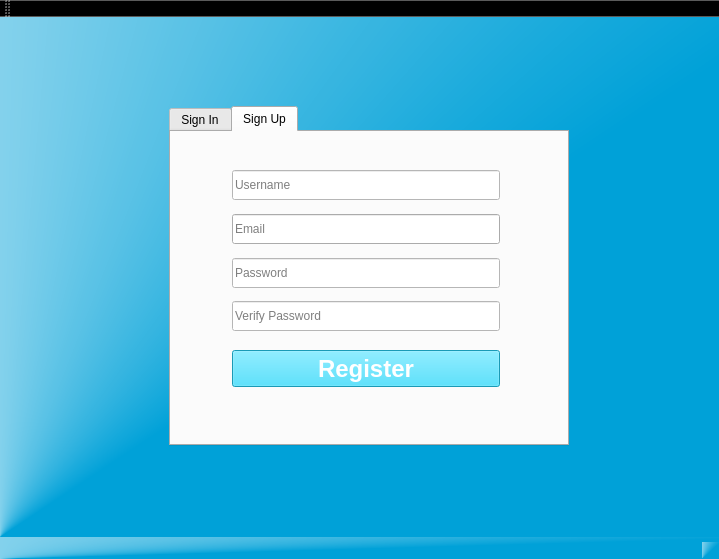
<?xml version="1.0" encoding="UTF-8"?>
<ui version="4.0">
 <class>MainWindow</class>
 <widget class="QMainWindow" name="MainWindow">
  <property name="geometry">
   <rect>
    <x>0</x>
    <y>0</y>
    <width>719</width>
    <height>559</height>
   </rect>
  </property>
  <property name="windowTitle">
   <string>StudyGroup</string>
  </property>
  <property name="styleSheet">
   <string notr="true">background-color: qconicalgradient(cx:0, cy:1, angle:161.299, stop:0.669951 rgba(0, 161, 216, 255), stop:0.926108 rgba(255, 255, 255, 255))</string>
  </property>
  <widget class="QWidget" name="centralWidget">
   <layout class="QGridLayout" name="gridLayout">
    <item row="0" column="0">
     <widget class="QStackedWidget" name="stackedWidget">
      <property name="sizePolicy">
       <sizepolicy hsizetype="Preferred" vsizetype="Preferred">
        <horstretch>0</horstretch>
        <verstretch>0</verstretch>
       </sizepolicy>
      </property>
      <property name="styleSheet">
       <string notr="true">background-color: none;</string>
      </property>
      <widget class="QWidget" name="page_5">
       <layout class="QGridLayout" name="gridLayout_3">
        <item row="4" column="1">
         <spacer name="verticalSpacer">
          <property name="orientation">
           <enum>Qt::Vertical</enum>
          </property>
          <property name="sizeType">
           <enum>QSizePolicy::Expanding</enum>
          </property>
          <property name="sizeHint" stdset="0">
           <size>
            <width>20</width>
            <height>70</height>
           </size>
          </property>
         </spacer>
        </item>
        <item row="2" column="1">
         <spacer name="verticalSpacer_5">
          <property name="orientation">
           <enum>Qt::Vertical</enum>
          </property>
          <property name="sizeType">
           <enum>QSizePolicy::Maximum</enum>
          </property>
          <property name="sizeHint" stdset="0">
           <size>
            <width>20</width>
            <height>40</height>
           </size>
          </property>
         </spacer>
        </item>
        <item row="0" column="1">
         <spacer name="verticalSpacer_2">
          <property name="orientation">
           <enum>Qt::Vertical</enum>
          </property>
          <property name="sizeType">
           <enum>QSizePolicy::Expanding</enum>
          </property>
          <property name="sizeHint" stdset="0">
           <size>
            <width>20</width>
            <height>50</height>
           </size>
          </property>
         </spacer>
        </item>
        <item row="3" column="1">
         <widget class="QTabWidget" name="tabWidget">
          <property name="sizePolicy">
           <sizepolicy hsizetype="Minimum" vsizetype="Expanding">
            <horstretch>0</horstretch>
            <verstretch>0</verstretch>
           </sizepolicy>
          </property>
          <property name="maximumSize">
           <size>
            <width>400</width>
            <height>16777215</height>
           </size>
          </property>
          <property name="autoFillBackground">
           <bool>false</bool>
          </property>
          <property name="styleSheet">
           <string notr="true">color: black;
 f</string>
          </property>
          <property name="currentIndex">
           <number>1</number>
          </property>
          <widget class="QWidget" name="tab_sign_in">
           <attribute name="title">
            <string>Sign In</string>
           </attribute>
           <layout class="QGridLayout" name="gridLayout_2">
            <item row="2" column="2">
             <spacer name="horizontalSpacer_4">
              <property name="orientation">
               <enum>Qt::Horizontal</enum>
              </property>
              <property name="sizeType">
               <enum>QSizePolicy::Maximum</enum>
              </property>
              <property name="sizeHint" stdset="0">
               <size>
                <width>50</width>
                <height>20</height>
               </size>
              </property>
             </spacer>
            </item>
            <item row="6" column="1">
             <spacer name="verticalSpacer_4">
              <property name="orientation">
               <enum>Qt::Vertical</enum>
              </property>
              <property name="sizeType">
               <enum>QSizePolicy::Preferred</enum>
              </property>
              <property name="sizeHint" stdset="0">
               <size>
                <width>20</width>
                <height>50</height>
               </size>
              </property>
             </spacer>
            </item>
            <item row="2" column="0">
             <spacer name="horizontalSpacer_2">
              <property name="orientation">
               <enum>Qt::Horizontal</enum>
              </property>
              <property name="sizeType">
               <enum>QSizePolicy::Maximum</enum>
              </property>
              <property name="sizeHint" stdset="0">
               <size>
                <width>50</width>
                <height>20</height>
               </size>
              </property>
             </spacer>
            </item>
            <item row="0" column="1">
             <spacer name="verticalSpacer_3">
              <property name="orientation">
               <enum>Qt::Vertical</enum>
              </property>
              <property name="sizeType">
               <enum>QSizePolicy::Minimum</enum>
              </property>
              <property name="sizeHint" stdset="0">
               <size>
                <width>20</width>
                <height>30</height>
               </size>
              </property>
             </spacer>
            </item>
            <item row="2" column="1">
             <widget class="QLineEdit" name="lineEdit_password">
              <property name="sizePolicy">
               <sizepolicy hsizetype="Preferred" vsizetype="Fixed">
                <horstretch>0</horstretch>
                <verstretch>0</verstretch>
               </sizepolicy>
              </property>
              <property name="minimumSize">
               <size>
                <width>0</width>
                <height>30</height>
               </size>
              </property>
              <property name="maximumSize">
               <size>
                <width>16777215</width>
                <height>30</height>
               </size>
              </property>
              <property name="styleSheet">
               <string notr="true">background-color: white</string>
              </property>
              <property name="inputMethodHints">
               <set>Qt::ImhHiddenText|Qt::ImhNoAutoUppercase|Qt::ImhNoPredictiveText|Qt::ImhSensitiveData</set>
              </property>
              <property name="text">
               <string/>
              </property>
              <property name="echoMode">
               <enum>QLineEdit::Password</enum>
              </property>
              <property name="placeholderText">
               <string>Password</string>
              </property>
             </widget>
            </item>
            <item row="3" column="1">
             <widget class="QPushButton" name="signin_button">
              <property name="sizePolicy">
               <sizepolicy hsizetype="MinimumExpanding" vsizetype="Preferred">
                <horstretch>0</horstretch>
                <verstretch>0</verstretch>
               </sizepolicy>
              </property>
              <property name="minimumSize">
               <size>
                <width>0</width>
                <height>35</height>
               </size>
              </property>
              <property name="maximumSize">
               <size>
                <width>16777215</width>
                <height>35</height>
               </size>
              </property>
              <property name="font">
               <font>
                <pointsize>17</pointsize>
                <weight>75</weight>
                <italic>false</italic>
                <bold>true</bold>
               </font>
              </property>
              <property name="styleSheet">
               <string notr="true">background-color: rgb(37, 216, 255);
color: white; 
font:bold;</string>
              </property>
              <property name="text">
               <string>Login</string>
              </property>
             </widget>
            </item>
            <item row="1" column="1">
             <widget class="QLineEdit" name="lineEdit_username">
              <property name="enabled">
               <bool>true</bool>
              </property>
              <property name="sizePolicy">
               <sizepolicy hsizetype="Preferred" vsizetype="Fixed">
                <horstretch>0</horstretch>
                <verstretch>0</verstretch>
               </sizepolicy>
              </property>
              <property name="minimumSize">
               <size>
                <width>0</width>
                <height>30</height>
               </size>
              </property>
              <property name="maximumSize">
               <size>
                <width>16777215</width>
                <height>30</height>
               </size>
              </property>
              <property name="styleSheet">
               <string notr="true">background-color: white;
</string>
              </property>
              <property name="placeholderText">
               <string>Username</string>
              </property>
             </widget>
            </item>
           </layout>
          </widget>
          <widget class="QWidget" name="tab_sign_up">
           <attribute name="title">
            <string>Sign Up</string>
           </attribute>
           <layout class="QGridLayout" name="gridLayout_5">
            <item row="7" column="1">
             <spacer name="verticalSpacer_10">
              <property name="orientation">
               <enum>Qt::Vertical</enum>
              </property>
              <property name="sizeType">
               <enum>QSizePolicy::Preferred</enum>
              </property>
              <property name="sizeHint" stdset="0">
               <size>
                <width>20</width>
                <height>11</height>
               </size>
              </property>
             </spacer>
            </item>
            <item row="4" column="1">
             <widget class="QLineEdit" name="lineEdit_email">
              <property name="sizePolicy">
               <sizepolicy hsizetype="Preferred" vsizetype="Fixed">
                <horstretch>0</horstretch>
                <verstretch>0</verstretch>
               </sizepolicy>
              </property>
              <property name="minimumSize">
               <size>
                <width>0</width>
                <height>30</height>
               </size>
              </property>
              <property name="maximumSize">
               <size>
                <width>16777215</width>
                <height>30</height>
               </size>
              </property>
              <property name="placeholderText">
               <string>Email</string>
              </property>
             </widget>
            </item>
            <item row="9" column="1">
             <spacer name="verticalSpacer_11">
              <property name="orientation">
               <enum>Qt::Vertical</enum>
              </property>
              <property name="sizeType">
               <enum>QSizePolicy::Preferred</enum>
              </property>
              <property name="sizeHint" stdset="0">
               <size>
                <width>20</width>
                <height>15</height>
               </size>
              </property>
             </spacer>
            </item>
            <item row="10" column="1">
             <widget class="QPushButton" name="singup_button">
              <property name="sizePolicy">
               <sizepolicy hsizetype="MinimumExpanding" vsizetype="Preferred">
                <horstretch>0</horstretch>
                <verstretch>0</verstretch>
               </sizepolicy>
              </property>
              <property name="minimumSize">
               <size>
                <width>0</width>
                <height>37</height>
               </size>
              </property>
              <property name="maximumSize">
               <size>
                <width>16777215</width>
                <height>35</height>
               </size>
              </property>
              <property name="font">
               <font>
                <pointsize>18</pointsize>
                <weight>75</weight>
                <italic>false</italic>
                <bold>true</bold>
               </font>
              </property>
              <property name="styleSheet">
               <string notr="true">background-color: rgb(37, 216, 255);
color: white;
font: bold;</string>
              </property>
              <property name="text">
               <string>Register</string>
              </property>
             </widget>
            </item>
            <item row="3" column="1">
             <spacer name="verticalSpacer_9">
              <property name="orientation">
               <enum>Qt::Vertical</enum>
              </property>
              <property name="sizeType">
               <enum>QSizePolicy::Preferred</enum>
              </property>
              <property name="sizeHint" stdset="0">
               <size>
                <width>20</width>
                <height>11</height>
               </size>
              </property>
             </spacer>
            </item>
            <item row="6" column="0">
             <spacer name="horizontalSpacer_5">
              <property name="orientation">
               <enum>Qt::Horizontal</enum>
              </property>
              <property name="sizeType">
               <enum>QSizePolicy::Preferred</enum>
              </property>
              <property name="sizeHint" stdset="0">
               <size>
                <width>50</width>
                <height>20</height>
               </size>
              </property>
             </spacer>
            </item>
            <item row="8" column="1">
             <widget class="QLineEdit" name="lineEdit_password2">
              <property name="sizePolicy">
               <sizepolicy hsizetype="Preferred" vsizetype="Fixed">
                <horstretch>0</horstretch>
                <verstretch>0</verstretch>
               </sizepolicy>
              </property>
              <property name="minimumSize">
               <size>
                <width>0</width>
                <height>30</height>
               </size>
              </property>
              <property name="maximumSize">
               <size>
                <width>16777215</width>
                <height>30</height>
               </size>
              </property>
              <property name="styleSheet">
               <string notr="true">background-color:white;</string>
              </property>
              <property name="echoMode">
               <enum>QLineEdit::Password</enum>
              </property>
              <property name="placeholderText">
               <string>Verify Password</string>
              </property>
             </widget>
            </item>
            <item row="11" column="1">
             <spacer name="verticalSpacer_8">
              <property name="orientation">
               <enum>Qt::Vertical</enum>
              </property>
              <property name="sizeType">
               <enum>QSizePolicy::Preferred</enum>
              </property>
              <property name="sizeHint" stdset="0">
               <size>
                <width>20</width>
                <height>50</height>
               </size>
              </property>
             </spacer>
            </item>
            <item row="2" column="1">
             <widget class="QLineEdit" name="lineEdit_username_signup">
              <property name="sizePolicy">
               <sizepolicy hsizetype="Preferred" vsizetype="Fixed">
                <horstretch>0</horstretch>
                <verstretch>0</verstretch>
               </sizepolicy>
              </property>
              <property name="minimumSize">
               <size>
                <width>0</width>
                <height>30</height>
               </size>
              </property>
              <property name="maximumSize">
               <size>
                <width>16777215</width>
                <height>30</height>
               </size>
              </property>
              <property name="styleSheet">
               <string notr="true">background-color:white;</string>
              </property>
              <property name="placeholderText">
               <string>Username</string>
              </property>
             </widget>
            </item>
            <item row="0" column="1">
             <spacer name="verticalSpacer_7">
              <property name="orientation">
               <enum>Qt::Vertical</enum>
              </property>
              <property name="sizeType">
               <enum>QSizePolicy::Preferred</enum>
              </property>
              <property name="sizeHint" stdset="0">
               <size>
                <width>20</width>
                <height>30</height>
               </size>
              </property>
             </spacer>
            </item>
            <item row="6" column="1">
             <widget class="QLineEdit" name="lineEdit_password1">
              <property name="sizePolicy">
               <sizepolicy hsizetype="Preferred" vsizetype="Fixed">
                <horstretch>0</horstretch>
                <verstretch>0</verstretch>
               </sizepolicy>
              </property>
              <property name="minimumSize">
               <size>
                <width>0</width>
                <height>30</height>
               </size>
              </property>
              <property name="maximumSize">
               <size>
                <width>16777215</width>
                <height>30</height>
               </size>
              </property>
              <property name="styleSheet">
               <string notr="true">background-color:white;</string>
              </property>
              <property name="echoMode">
               <enum>QLineEdit::Password</enum>
              </property>
              <property name="placeholderText">
               <string>Password</string>
              </property>
             </widget>
            </item>
            <item row="6" column="2">
             <spacer name="horizontalSpacer_6">
              <property name="orientation">
               <enum>Qt::Horizontal</enum>
              </property>
              <property name="sizeType">
               <enum>QSizePolicy::Maximum</enum>
              </property>
              <property name="sizeHint" stdset="0">
               <size>
                <width>50</width>
                <height>20</height>
               </size>
              </property>
             </spacer>
            </item>
            <item row="5" column="1">
             <spacer name="verticalSpacer_6">
              <property name="orientation">
               <enum>Qt::Vertical</enum>
              </property>
              <property name="sizeType">
               <enum>QSizePolicy::Preferred</enum>
              </property>
              <property name="sizeHint" stdset="0">
               <size>
                <width>20</width>
                <height>11</height>
               </size>
              </property>
             </spacer>
            </item>
            <item row="4" column="2">
             <widget class="QLabel" name="label_email_check">
              <property name="text">
               <string/>
              </property>
             </widget>
            </item>
           </layout>
          </widget>
         </widget>
        </item>
        <item row="3" column="0">
         <spacer name="horizontalSpacer_3">
          <property name="orientation">
           <enum>Qt::Horizontal</enum>
          </property>
          <property name="sizeType">
           <enum>QSizePolicy::Maximum</enum>
          </property>
          <property name="sizeHint" stdset="0">
           <size>
            <width>70</width>
            <height>20</height>
           </size>
          </property>
         </spacer>
        </item>
        <item row="3" column="2">
         <spacer name="horizontalSpacer">
          <property name="orientation">
           <enum>Qt::Horizontal</enum>
          </property>
          <property name="sizeType">
           <enum>QSizePolicy::Maximum</enum>
          </property>
          <property name="sizeHint" stdset="0">
           <size>
            <width>50</width>
            <height>20</height>
           </size>
          </property>
         </spacer>
        </item>
        <item row="1" column="1">
         <widget class="QLabel" name="label_logo">
          <property name="text">
           <string/>
          </property>
          <property name="alignment">
           <set>Qt::AlignCenter</set>
          </property>
         </widget>
        </item>
       </layout>
      </widget>
      <widget class="QWidget" name="page_6"/>
     </widget>
    </item>
    <item row="1" column="0">
     <widget class="QLabel" name="label">
      <property name="styleSheet">
       <string notr="true">background-color: none;</string>
      </property>
      <property name="text">
       <string/>
      </property>
      <property name="alignment">
       <set>Qt::AlignLeading|Qt::AlignLeft|Qt::AlignTop</set>
      </property>
      <property name="wordWrap">
       <bool>true</bool>
      </property>
     </widget>
    </item>
   </layout>
  </widget>
  <widget class="QMenuBar" name="menuBar">
   <property name="geometry">
    <rect>
     <x>0</x>
     <y>0</y>
     <width>719</width>
     <height>22</height>
    </rect>
   </property>
  </widget>
  <widget class="QToolBar" name="mainToolBar">
   <attribute name="toolBarArea">
    <enum>TopToolBarArea</enum>
   </attribute>
   <attribute name="toolBarBreak">
    <bool>false</bool>
   </attribute>
  </widget>
  <widget class="QStatusBar" name="statusBar"/>
 </widget>
 <layoutdefault spacing="6" margin="11"/>
 <tabstops>
  <tabstop>tabWidget</tabstop>
  <tabstop>lineEdit_username</tabstop>
  <tabstop>lineEdit_password</tabstop>
  <tabstop>signin_button</tabstop>
  <tabstop>lineEdit_username_signup</tabstop>
  <tabstop>lineEdit_email</tabstop>
  <tabstop>lineEdit_password1</tabstop>
  <tabstop>lineEdit_password2</tabstop>
  <tabstop>singup_button</tabstop>
 </tabstops>
 <resources/>
 <connections/>
</ui>
